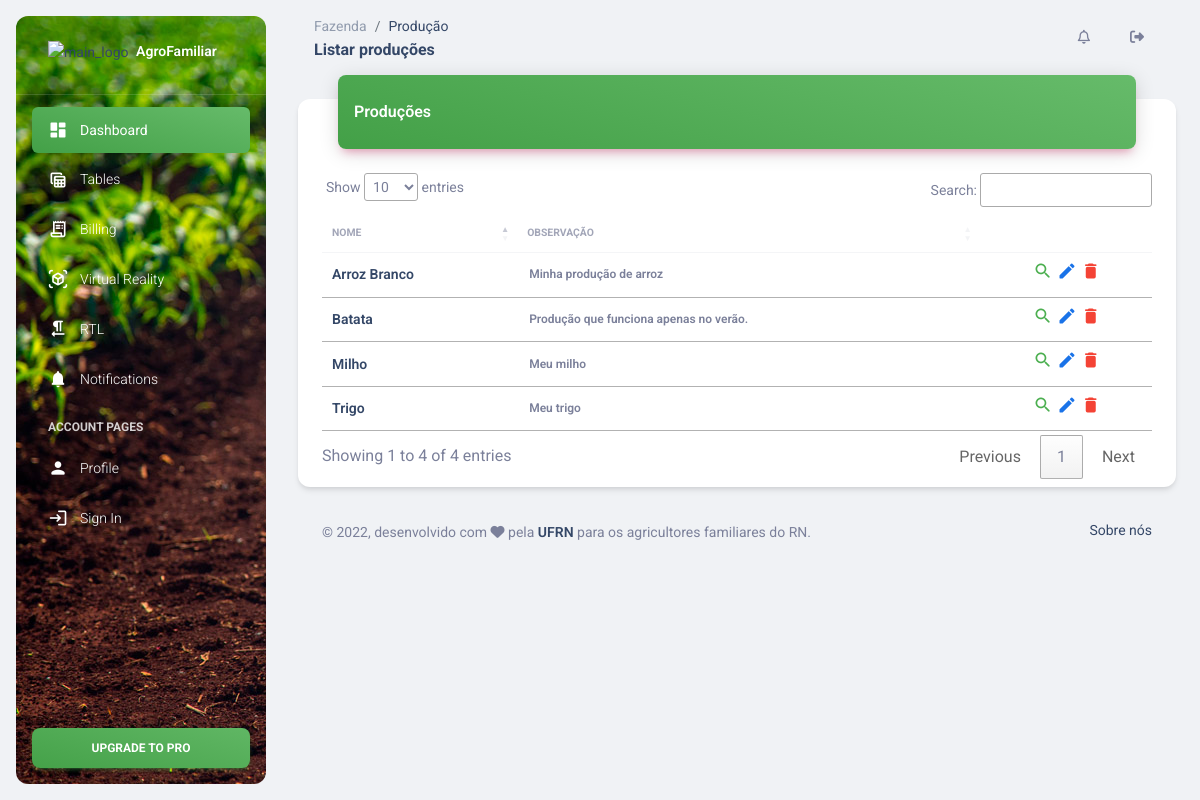
The app's page /producao/listar_producao/, older data.
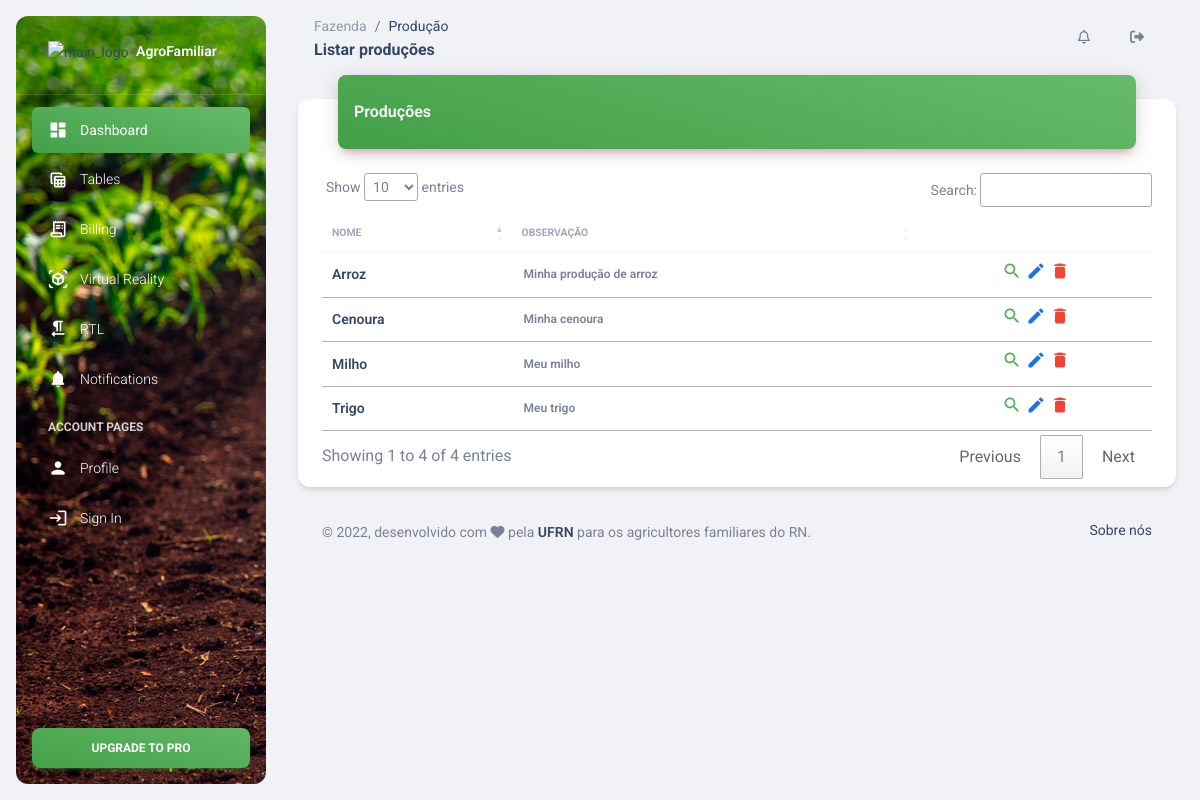
The same page, newer data.
### Producao/models.py (models this page shows, shortened)
class Producao(models.Model):
    nome = models.CharField(max_length=100, verbose_name="Nome")
    observacao = models.TextField(verbose_name="Observação")
    ativo = models.BooleanField(verbose_name="Ativo", default=True)
    class Meta:
        ordering = ['nome']
        verbose_name = "Produção"
        verbose_name_plural = "Produções"

### Producao/views.py (the view)
# urls.py: path('listar_producao/', views.listar_producao, name='listar_producao'),
def listar_producao(request):
    lista_producoes = Producao.objects.filter(ativo=True)
    informacoes = {
        'lista' : lista_producoes
    }
    return render(request, "Producao/listar.html", informacoes)

### Templates/Producao/listar.html (shortened to what this page needs)
{% extends "Base/base.html" %}
{% block titulo %}
    Listar produções
{% endblock %}
{% block diretorio_raiz %}
    Fazenda
{% endblock %}
{% block diretorio %}
    Produção
{% endblock %}
{% block conteudo %}
<div class="row">
    <div class="col-12">
      <div class="card my-4">
          <div class="container">
            <div class="card-header p-0 position-relative mt-n4 mx-3 z-index-2">
            <div class="bg-gradient-success shadow-primary border-radius-lg pt-4 pb-3">
                <h6 class="text-white text-capitalize ps-3">Produções</h6>
            </div>
            </div>
            <div class="card-body px-0 pb-2">
            <div class="table-responsive p-0">
                <table class="table align-items-center mb-0" id="tabela_producoes">
                <thead>
                    <tr>
                    <th class="text-uppercase text-secondary text-xxs font-weight-bolder opacity-7">Nome</th>
                    <th class="text-uppercase text-secondary text-xxs font-weight-bolder opacity-7 ps-2">Observação</th>
                    <th class="text-center text-secondary opacity-7"></th>
                    </tr>
                </thead>
                <tbody>
                    {% for producao in lista %}
                        <tr id="producao_{{producao.pk}}">
                            <td> <h6 class="mb-0 text-sm">{{producao.nome}}</h6></td>
                            <td> <p class="text-xs font-weight-bold mb-0">{{producao.observacao}}</p> </td>
                            <td align="center">
                                <a type="submit" href="{% url 'producao:detalhes' pk=producao.id %}">
                                    <i class="material-icons ms-auto text-success cursor-pointer" data-bs-toggle="tooltip" data-bs-placement="top" title="Visualizar">search</i>
                                </a>
                                <a type="submit" href="{% url 'producao:editar' pk=producao.id %}">
                                    <i class="material-icons ms-auto text-info cursor-pointer" data-bs-toggle="tooltip" data-bs-placement="top" title="Editar">edit</i>
                                </a>
                                <a href="#" data-bs-toggle="modal" data-bs-target="#modal-{{producao.pk}}">
                                    <i class="material-icons ms-auto text-danger cursor-pointer" data-bs-toggle="tooltip" data-bs-placement="top" title="Remover">delete</i>
                                </a>
                            </td>
                        </tr>
                    {% endfor %}
                </tbody>
                </table>
            </div>
            </div>
        </div>
      </div>
    </div>
  </div>
{% endblock %}

Row changes from the older to the newer data that the page shows:
no longer on this page (row edited): Producao: nome "Batata", observacao "Produção que funciona apenas no verão."
changed Producao "Minha produção de arroz": nome "Arroz Branco" → "Arroz"
added Producao: nome "Cenoura", observacao "Minha cenoura"
